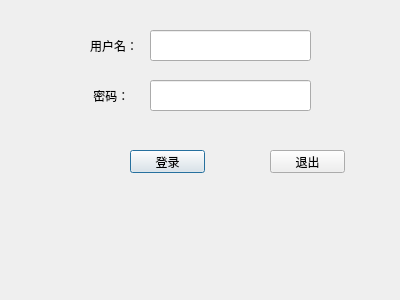
<?xml version="1.0" encoding="UTF-8"?>
<ui version="4.0">
 <class>LoginDialog</class>
 <widget class="QDialog" name="LoginDialog">
  <property name="geometry">
   <rect>
    <x>0</x>
    <y>0</y>
    <width>400</width>
    <height>300</height>
   </rect>
  </property>
  <property name="windowTitle">
   <string>Dialog</string>
  </property>
  <widget class="QLabel" name="label">
   <property name="geometry">
    <rect>
     <x>90</x>
     <y>40</y>
     <width>54</width>
     <height>12</height>
    </rect>
   </property>
   <property name="text">
    <string>用户名：</string>
   </property>
  </widget>
  <widget class="QLabel" name="label_2">
   <property name="geometry">
    <rect>
     <x>90</x>
     <y>90</y>
     <width>54</width>
     <height>12</height>
    </rect>
   </property>
   <property name="text">
    <string> 密码：</string>
   </property>
  </widget>
  <widget class="QPushButton" name="loginBtn">
   <property name="geometry">
    <rect>
     <x>130</x>
     <y>150</y>
     <width>75</width>
     <height>23</height>
    </rect>
   </property>
   <property name="text">
    <string>登录</string>
   </property>
  </widget>
  <widget class="QPushButton" name="exitBtn">
   <property name="geometry">
    <rect>
     <x>270</x>
     <y>150</y>
     <width>75</width>
     <height>23</height>
    </rect>
   </property>
   <property name="text">
    <string>退出</string>
   </property>
  </widget>
  <widget class="QLineEdit" name="usrLineEdit">
   <property name="geometry">
    <rect>
     <x>150</x>
     <y>30</y>
     <width>161</width>
     <height>31</height>
    </rect>
   </property>
  </widget>
  <widget class="QLineEdit" name="pwdLineEdit">
   <property name="geometry">
    <rect>
     <x>150</x>
     <y>80</y>
     <width>161</width>
     <height>31</height>
    </rect>
   </property>
  </widget>
 </widget>
 <resources/>
 <connections>
  <connection>
   <sender>exitBtn</sender>
   <signal>clicked()</signal>
   <receiver>LoginDialog</receiver>
   <slot>close()</slot>
   <hints>
    <hint type="sourcelabel">
     <x>307</x>
     <y>161</y>
    </hint>
    <hint type="destinationlabel">
     <x>199</x>
     <y>149</y>
    </hint>
   </hints>
  </connection>
 </connections>
</ui>
